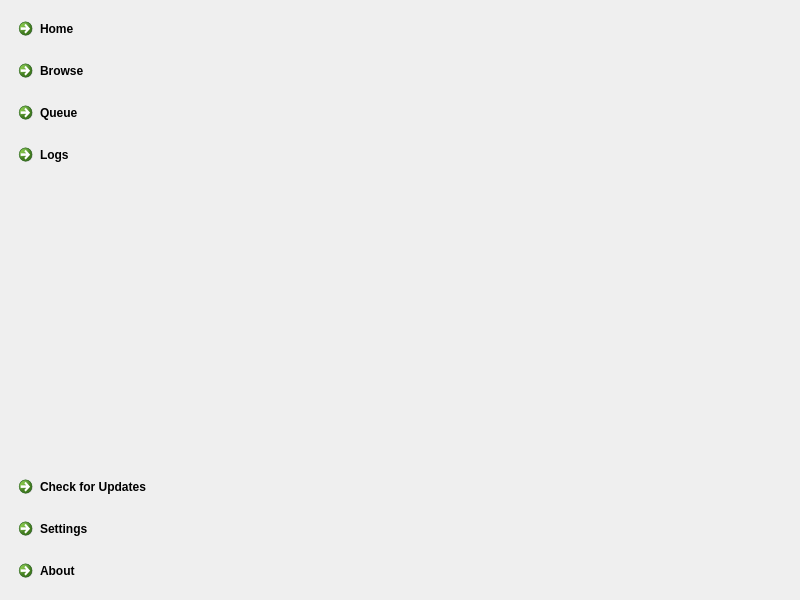
<?xml version="1.0" encoding="UTF-8"?>
<ui version="4.0">
 <class>MainWindow</class>
 <widget class="QMainWindow" name="MainWindow">
  <property name="geometry">
   <rect>
    <x>0</x>
    <y>0</y>
    <width>800</width>
    <height>600</height>
   </rect>
  </property>
  <property name="windowIcon">
   <iconset resource="../../resources.qrc">
    <normaloff>:/Resources/icon.svg</normaloff>:/Resources/icon.svg</iconset>
  </property>
  <widget class="QWidget" name="centralWidget">
   <layout class="QHBoxLayout" name="horizontalLayout">
    <item>
     <layout class="QVBoxLayout" name="navBar">
      <item>
       <widget class="QCommandLinkButton" name="navHome">
        <property name="minimumSize">
         <size>
          <width>160</width>
          <height>0</height>
         </size>
        </property>
        <property name="maximumSize">
         <size>
          <width>160</width>
          <height>16777215</height>
         </size>
        </property>
        <property name="text">
         <string>Home</string>
        </property>
        <property name="icon">
         <iconset resource="../../resources.qrc">
          <normaloff>:/Resources/Home.png</normaloff>:/Resources/Home.png</iconset>
        </property>
        <property name="iconSize">
         <size>
          <width>22</width>
          <height>22</height>
         </size>
        </property>
        <property name="checkable">
         <bool>true</bool>
        </property>
       </widget>
      </item>
      <item>
       <widget class="QCommandLinkButton" name="navBrowse">
        <property name="minimumSize">
         <size>
          <width>160</width>
          <height>0</height>
         </size>
        </property>
        <property name="maximumSize">
         <size>
          <width>160</width>
          <height>16777215</height>
         </size>
        </property>
        <property name="text">
         <string>Browse</string>
        </property>
        <property name="icon">
         <iconset resource="../../resources.qrc">
          <normaloff>:/Resources/Browse.png</normaloff>:/Resources/Browse.png</iconset>
        </property>
        <property name="iconSize">
         <size>
          <width>22</width>
          <height>22</height>
         </size>
        </property>
        <property name="checkable">
         <bool>true</bool>
        </property>
       </widget>
      </item>
      <item>
       <widget class="QCommandLinkButton" name="navQueue">
        <property name="minimumSize">
         <size>
          <width>160</width>
          <height>0</height>
         </size>
        </property>
        <property name="maximumSize">
         <size>
          <width>160</width>
          <height>16777215</height>
         </size>
        </property>
        <property name="text">
         <string>Queue</string>
        </property>
        <property name="icon">
         <iconset resource="../../resources.qrc">
          <normaloff>:/Resources/DownloadFolder.png</normaloff>:/Resources/DownloadFolder.png</iconset>
        </property>
        <property name="iconSize">
         <size>
          <width>22</width>
          <height>22</height>
         </size>
        </property>
        <property name="checkable">
         <bool>true</bool>
        </property>
       </widget>
      </item>
      <item>
       <widget class="QCommandLinkButton" name="navLogs">
        <property name="minimumSize">
         <size>
          <width>160</width>
          <height>0</height>
         </size>
        </property>
        <property name="maximumSize">
         <size>
          <width>160</width>
          <height>16777215</height>
         </size>
        </property>
        <property name="text">
         <string>Logs</string>
        </property>
        <property name="icon">
         <iconset resource="../../resources.qrc">
          <normaloff>:/Resources/Logs.png</normaloff>:/Resources/Logs.png</iconset>
        </property>
        <property name="iconSize">
         <size>
          <width>22</width>
          <height>22</height>
         </size>
        </property>
        <property name="checkable">
         <bool>true</bool>
        </property>
       </widget>
      </item>
      <item>
       <spacer name="verticalSpacer">
        <property name="orientation">
         <enum>Qt::Vertical</enum>
        </property>
        <property name="sizeHint" stdset="0">
         <size>
          <width>20</width>
          <height>40</height>
         </size>
        </property>
       </spacer>
      </item>
      <item>
       <widget class="QCommandLinkButton" name="navCheckForUpdates">
        <property name="minimumSize">
         <size>
          <width>160</width>
          <height>0</height>
         </size>
        </property>
        <property name="maximumSize">
         <size>
          <width>160</width>
          <height>16777215</height>
         </size>
        </property>
        <property name="toolTip">
         <string>Check for Updates (Ctrl+Shift+U)</string>
        </property>
        <property name="text">
         <string>Check for Updates</string>
        </property>
        <property name="icon">
         <iconset resource="../../resources.qrc">
          <normaloff>:/Resources/Update.png</normaloff>:/Resources/Update.png</iconset>
        </property>
        <property name="iconSize">
         <size>
          <width>22</width>
          <height>22</height>
         </size>
        </property>
        <property name="shortcut">
         <string>Ctrl+Shift+U</string>
        </property>
       </widget>
      </item>
      <item>
       <widget class="QCommandLinkButton" name="navSettings">
        <property name="minimumSize">
         <size>
          <width>160</width>
          <height>0</height>
         </size>
        </property>
        <property name="maximumSize">
         <size>
          <width>160</width>
          <height>16777215</height>
         </size>
        </property>
        <property name="toolTip">
         <string>Settings (Ctrl+.)</string>
        </property>
        <property name="text">
         <string>Settings</string>
        </property>
        <property name="icon">
         <iconset resource="../../resources.qrc">
          <normaloff>:/Resources/Settings.png</normaloff>:/Resources/Settings.png</iconset>
        </property>
        <property name="iconSize">
         <size>
          <width>22</width>
          <height>22</height>
         </size>
        </property>
        <property name="shortcut">
         <string>Ctrl+.</string>
        </property>
       </widget>
      </item>
      <item>
       <widget class="QCommandLinkButton" name="navAbout">
        <property name="minimumSize">
         <size>
          <width>160</width>
          <height>0</height>
         </size>
        </property>
        <property name="maximumSize">
         <size>
          <width>160</width>
          <height>16777215</height>
         </size>
        </property>
        <property name="toolTip">
         <string>About (F1)</string>
        </property>
        <property name="text">
         <string>About</string>
        </property>
        <property name="icon">
         <iconset resource="../../resources.qrc">
          <normaloff>:/Resources/About.png</normaloff>:/Resources/About.png</iconset>
        </property>
        <property name="iconSize">
         <size>
          <width>22</width>
          <height>22</height>
         </size>
        </property>
        <property name="shortcut">
         <string>F1</string>
        </property>
       </widget>
      </item>
     </layout>
    </item>
    <item>
     <widget class="QWidget" name="separator1" native="true">
      <property name="minimumSize">
       <size>
        <width>1</width>
        <height>0</height>
       </size>
      </property>
      <property name="maximumSize">
       <size>
        <width>1</width>
        <height>16777215</height>
       </size>
      </property>
     </widget>
    </item>
    <item>
     <widget class="QStackedWidget" name="viewStack"/>
    </item>
   </layout>
  </widget>
  <action name="menuCheckForUpdates">
   <property name="text">
    <string>Check for Updates</string>
   </property>
   <property name="shortcut">
    <string>Ctrl+Shift+U</string>
   </property>
  </action>
  <action name="menuGitHubRepo">
   <property name="text">
    <string>GitHub Repo</string>
   </property>
  </action>
  <action name="menuReportABug">
   <property name="text">
    <string>Report a Bug</string>
   </property>
  </action>
  <action name="menuChangelog">
   <property name="text">
    <string>Changelog</string>
   </property>
  </action>
  <action name="menuAbout">
   <property name="text">
    <string>About</string>
   </property>
   <property name="shortcut">
    <string>F1</string>
   </property>
  </action>
  <action name="menuSettings">
   <property name="text">
    <string>Settings</string>
   </property>
   <property name="shortcut">
    <string>Ctrl+.</string>
   </property>
  </action>
  <action name="menuNewFile">
   <property name="text">
    <string>New File</string>
   </property>
   <property name="shortcut">
    <string>Ctrl+N</string>
   </property>
  </action>
  <action name="menuOpenFile">
   <property name="text">
    <string>Open File</string>
   </property>
   <property name="shortcut">
    <string>Ctrl+O</string>
   </property>
  </action>
  <action name="menuCloseFile">
   <property name="text">
    <string>Close File</string>
   </property>
   <property name="shortcut">
    <string>Ctrl+W</string>
   </property>
  </action>
  <action name="menuExit">
   <property name="text">
    <string>Exit</string>
   </property>
   <property name="shortcut">
    <string>Ctrl+Q</string>
   </property>
  </action>
 </widget>
 <layoutdefault spacing="6" margin="11"/>
 <resources>
  <include location="../../resources.qrc"/>
 </resources>
 <connections/>
</ui>
